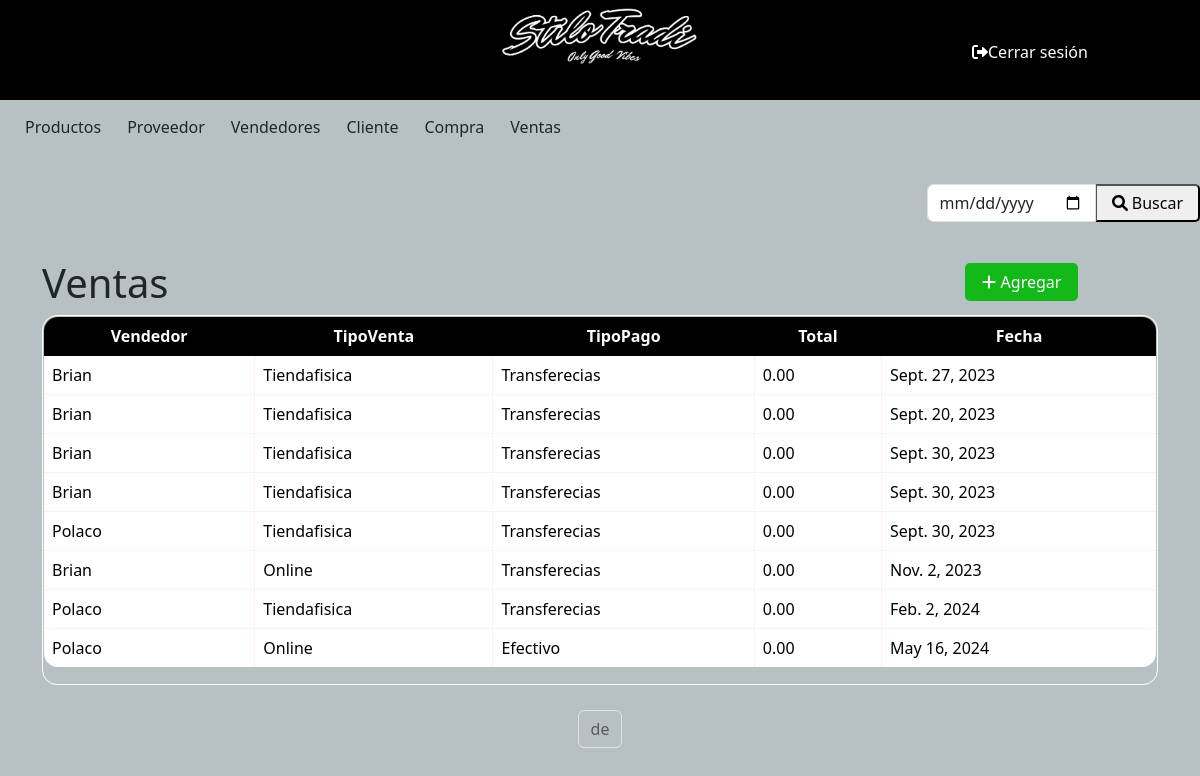
/ventas/, run on the app's committed database.
### miAplicacion/models.py (models this page shows)
class Ventas(models.Model):
    Vendedor = models.ForeignKey(Vendedores, on_delete=models.CASCADE)
    Cliente = models.ForeignKey(Cliente, on_delete=models.CASCADE)
    TipoVenta = models.CharField (max_length=50)
    TipoPago = models.CharField (max_length=50)
    Fecha = models.DateField ()
    Total = models.DecimalField (max_digits=10, decimal_places=2, default=0.00)

class Vendedores(models.Model):
    Nombre = models.CharField (max_length=50)
    Telefono = models.IntegerField ()
    Direccion = models.CharField (max_length=50)
    def __str__(self) -> str:
        return self.Nombre

### miAplicacion/views.py (the view)
# urls.py: path('ventas/', views.tabla_ventas, name='ventas'),
def tabla_ventas(request):
    ventas = Ventas.objects.all()
    context = {'ventas': ventas}
    return render(request, 'ventas.html', context)

### miProyecto/templates/ventas.html (shortened to what this page needs)
{% include 'base.html' %}
{% block content %}
{% load bootstrap5 %}
{% load static %}
<!DOCTYPE html>
<div class="d-flex justify-content-end align-items-end mb-3">
    <form method="GET" action="{% url 'ventasLista' %}">
        <div class="input-group">
            <input type="date" class="form-control inputApagado" name="q" value="{{ query }}">
            <button class="btn-buscar btn-primary  type="submit> <i class="fas fa-search"></i> Buscar</button>
        </div>
    </form>
</div>
<head>
    {% bootstrap_css %}
</head>
<body>
    <div class="container">
        <div class="d-flex" >
            <a class="btn-agregar"   href="/ventas/VentasNuevo/"> <i class="fas fa-plus"></i> Agregar</a></td>
        </div>
        <h1>Ventas</h1>
        <div class=" table-responsive">
            <table class="table rounded-table table-bordered">
                <thead>
                    <tr>
                        <th>Vendedor</th>
                        <th>TipoVenta</th>
                        <th>TipoPago</th>
                        <th>Total</th>
                        <th>Fecha</th>
                    </tr>
                </thead>
                <tbody>
                    {% for ventas in ventas %}
            <tr style ="cursor: pointer;" onclick="window.location.href='/ventas/VentasModif/{{ ventas.id }}'">
                <td>{{ ventas.Vendedor}}</td>
                <td>{{ ventas.TipoVenta}}</td>
                <td>{{ ventas.TipoPago}}</td>
                <td>{{ ventas.Total}}</td>
                <td>{{ ventas.Fecha}}</td>
            </tr>
                    {% endfor %}
                </tbody>
            </table>
        </div>
    </div>
    <div class="pagination justify-content-center mt-3">
        <span class="current-page btn btn-outline-light disabled text-dark mb-3">
            {{ page_obj.number }} de {{ page_obj.paginator.num_pages }}
        </span>
    </div>
</body>
</html>
{% endblock %}

### miProyecto/static/estilos.css (style rules this page uses)
.form-control { width: 100%; margin: 5px 0; padding: 10px; border: 1px solid #ccc; border-radius: 5px; }
input, select, textarea { width: 100%; margin: 5px 0; padding: 10px; border: 1px solid #ccc; border-radius: 5px; }
.btn-agregar { background-color: #13b819; border: none; color: white; padding: 7px 17px; text-align: center; text-decoration: none; display: inline-block; font-size: 16px; margin: 4px 80px; cursor: pointer; border-radius: 5px; margin-left: 81%; position: absolute; }
.btn-buscar { border-radius: 5px; padding: 5px 15px; height: 38px; margin-top: 5px; }
.table-responsive { overflow: hidden; border-collapse: separate; border: 1px solid #ffffff; border-radius: 15px; }
.rounded-table { border-radius: 15px; overflow: hidden; }
.table thead th { border: 1px solid #000000; padding: 8px; text-align: center; background-color: #000000; color: #fff9f9; vertical-align: bottom; }
.table tbody td { border: 1px solid #ffefef; padding: 8px; }
.table { width: 100%; border-collapse: collapse; border: 1px solid #dee2e6; border-radius: 15px; }
.container { position: relative; margin-bottom: 25px; }

### miProyecto/templates/base.html (style rules this page uses)
body { background-color: rgb(183, 193, 196); }

### miProyecto/templates/ventas.html (style rules this page uses)
table { width: 100%; border-collapse: collapse; margin-bottom: 20px; }
th, td { border: 1px solid #ddd; padding: 8px; text-align: left; }
th { background-color: #f2f2f2; }
body { background-color: rgb(183, 193, 196); }

### data on the page
Ventas: Vendedor "Brian", TipoVenta "Tiendafisica", TipoPago "Transferecias", Total "0.00", Fecha "Sept. 27, 2023"
Ventas: Vendedor "Brian", TipoVenta "Tiendafisica", TipoPago "Transferecias", Total "0.00", Fecha "Sept. 20, 2023"
Ventas: Vendedor "Brian", TipoVenta "Tiendafisica", TipoPago "Transferecias", Total "0.00", Fecha "Sept. 30, 2023"
Ventas: Vendedor "Brian", TipoVenta "Tiendafisica", TipoPago "Transferecias", Total "0.00", Fecha "Sept. 30, 2023"
Ventas: Vendedor "Polaco", TipoVenta "Tiendafisica", TipoPago "Transferecias", Total "0.00", Fecha "Sept. 30, 2023"
Ventas: Vendedor "Brian", TipoVenta "Online", TipoPago "Transferecias", Total "0.00", Fecha "Nov. 2, 2023"
Ventas: Vendedor "Polaco", TipoVenta "Tiendafisica", TipoPago "Transferecias", Total "0.00", Fecha "Feb. 2, 2024"
Ventas: Vendedor "Polaco", TipoVenta "Online", TipoPago "Efectivo", Total "0.00", Fecha "May 16, 2024"
